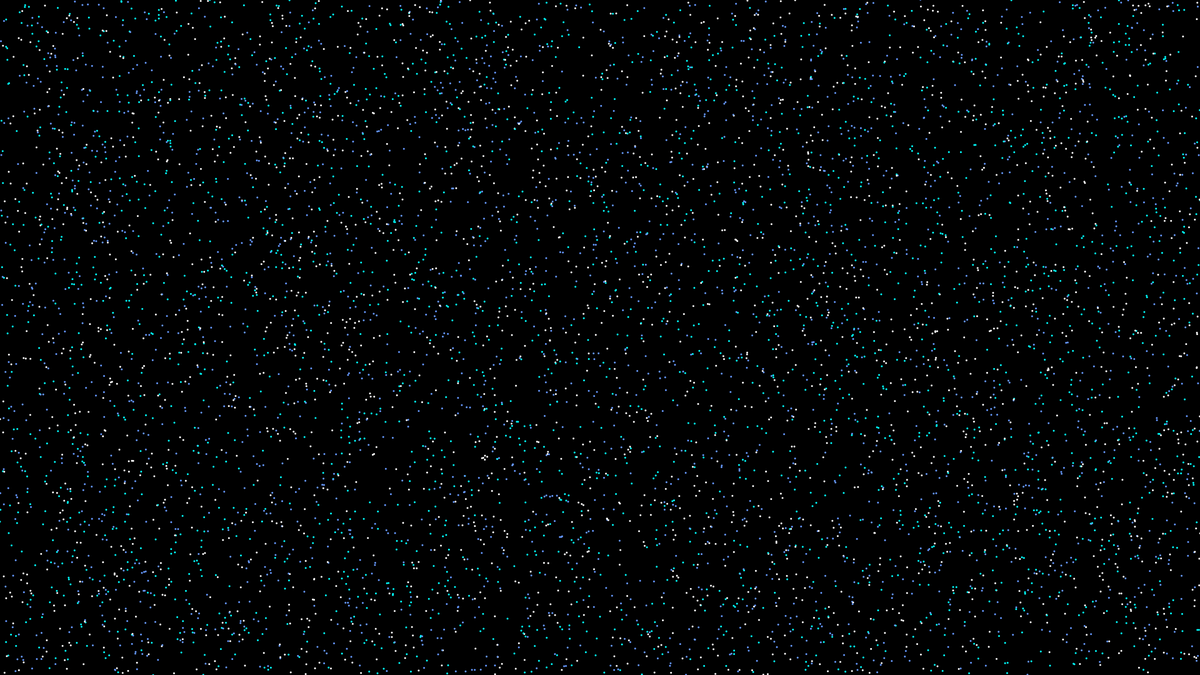
Frame 1 (no input)
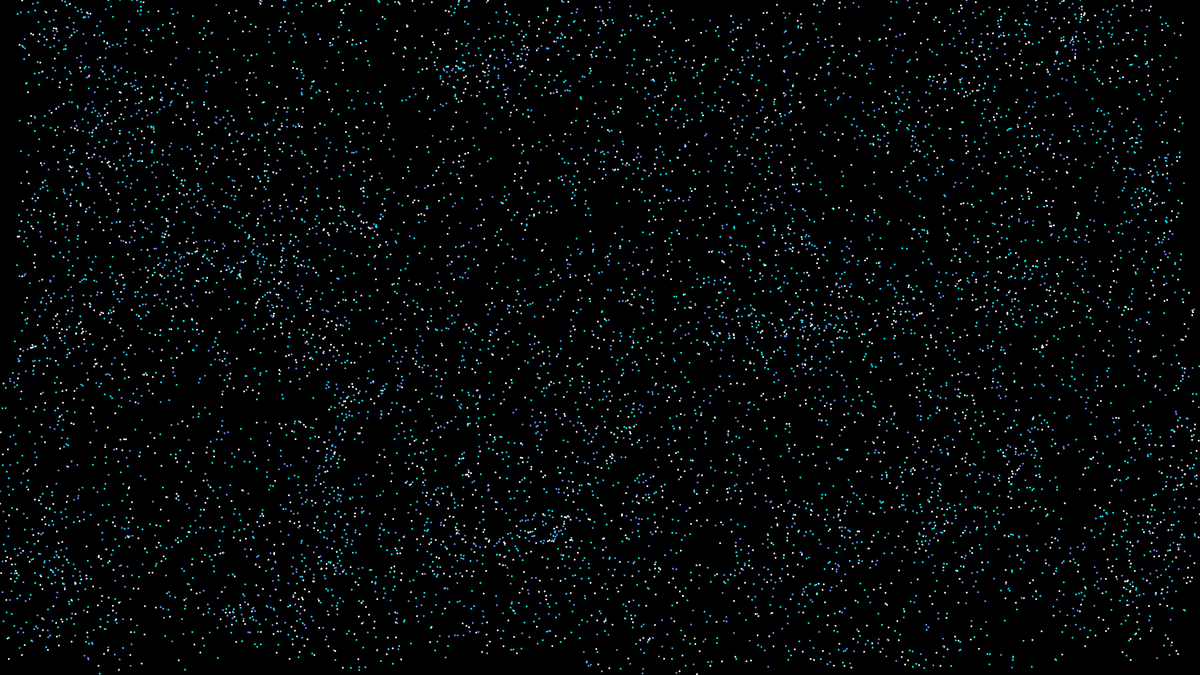
Frame 60 (the mouse pressed at the canvas centre just before this capture)
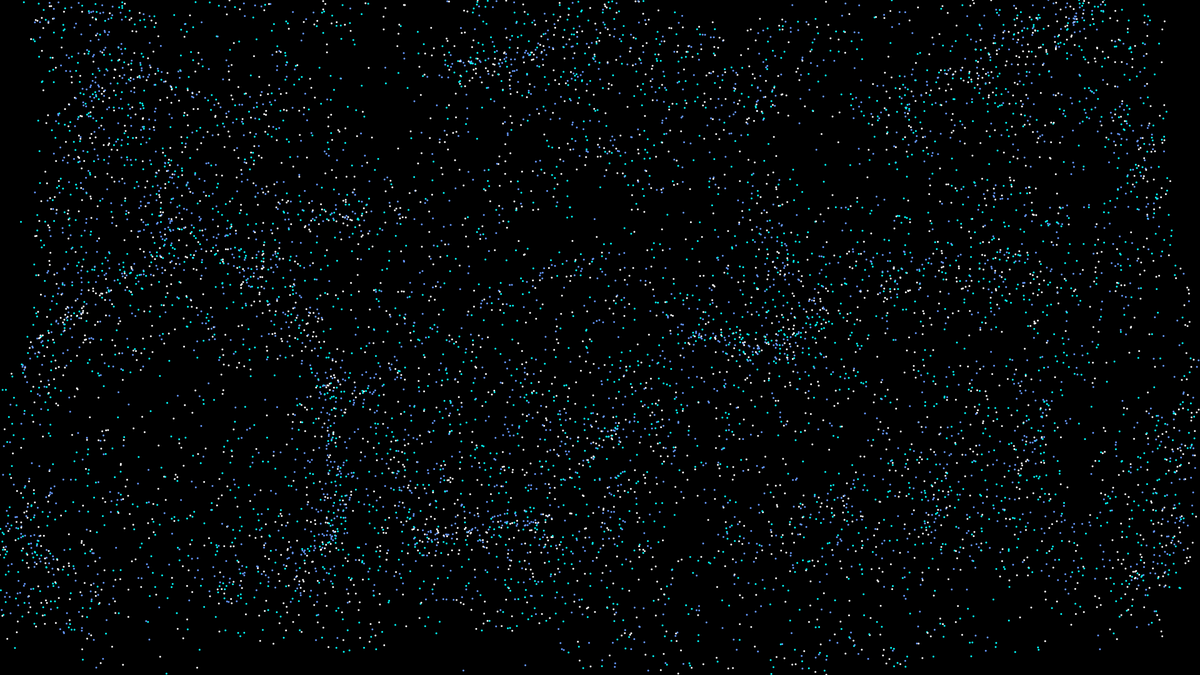
Frame 120 (the mouse held since frame 60 and released just before this capture)

The Processing sketch that drew these frames (run headless with seeded random() and noise(); from frame 60 on, the mouse is pressed at the canvas centre):

// Processing sketch: particle
// ── particle.pde
// Number of particles for each type (3000)
int num = 3000;
// Three types of particles: a, b, and c
Particle[] particles_a = new Particle[num];
Particle[] particles_b = new Particle[num];
Particle[] particles_c = new Particle[num];
int fade = 600; // The length of the particle tail
float radius = 3; // Radius of the particles

// Scale of curviness of the noise (300)
float noiseScale = 400;

// How often the direction of the noise changes (1.2)
float noiseStrength = 1.4;

void setup() {
  size(1920, 1080);
  noStroke();
  for (int i = 0; i < num; i++) {
    PVector loc_a = new PVector(random(width * 1.2), random(height), 2);
    float angle_a = random(TWO_PI);
    PVector dir_a = new PVector(cos(angle_a), sin(angle_a));
    PVector loc_b = new PVector(random(width * 1.2), random(height), 2);
    float angle_b = random(TWO_PI);
    PVector dir_b = new PVector(cos(angle_b), sin(angle_b));
    PVector loc_c = new PVector(random(width * 1.2), random(height), 2);
    float angle_c = random(TWO_PI);
    PVector dir_c = new PVector(cos(angle_c), sin(angle_c));

    particles_a[i] = new Particle(loc_a, dir_a, 0.5);
    particles_b[i] = new Particle(loc_b, dir_b, 0.5);
    particles_c[i] = new Particle(loc_c, dir_c, 0.75);
  }
}

void draw() {
  background(0); // Comment this line to see the particle tails, uncomment to hide the tails
  fill(0, 2); // Put a high value for hiding the tails
  noStroke();
  rect(0, 0, width, height);

  for (int i = 0; i < num; i++) {
    fill(255, fade); // White
    particles_a[i].move();
    particles_a[i].update(radius);
    particles_a[i].checkEdges();

    fill(0, 255, 255, fade); // Turquoise
    particles_b[i].move();
    particles_b[i].update(radius);
    particles_b[i].checkEdges();

    fill(102, 153, 255, fade); // Blue
    particles_c[i].move();
    particles_c[i].update(radius);
    particles_c[i].checkEdges();
  }
}

class Particle {
  PVector loc;
  PVector dir;
  float speed;
  float d;

  Particle(PVector loc_, PVector dir_, float speed_) {
    loc = loc_;
    dir = dir_;
    speed = speed_;
    d = 1;
  }

  void run() {
    move();
    checkEdges();
    update(radius); // Pass the radius here
  }

  // Method to move position
  void move() {
    float angle = noise(loc.x / noiseScale, loc.y / noiseScale, frameCount / noiseScale) * TWO_PI * noiseStrength;
    dir.x = cos(angle) + sin(angle) - sin(angle);
    dir.y = sin(angle) - cos(angle) * sin(angle);
    PVector vel = dir.copy();
    vel.mult(speed * d);
    loc.add(vel);
  }

  // Method to check edges
  void checkEdges() {
    if (loc.x < 0 || loc.x > width || loc.y < 0 || loc.y > height) {
      loc.x = random(width * 1.2);
      loc.y = random(height);
    }
  }

  // Method to update position
  void update(float r) {
    ellipse(loc.x, loc.y, r, r);
  }
}
